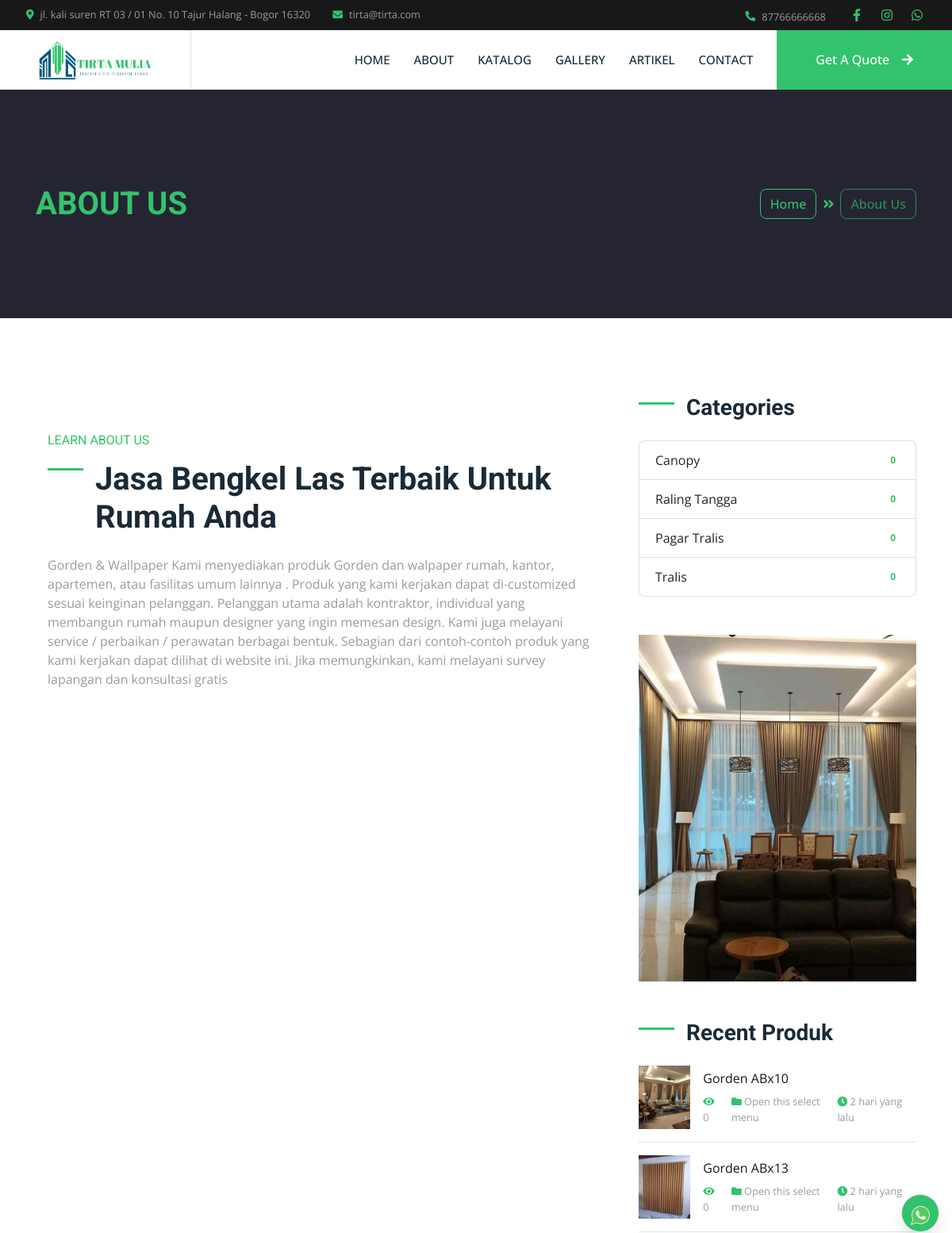
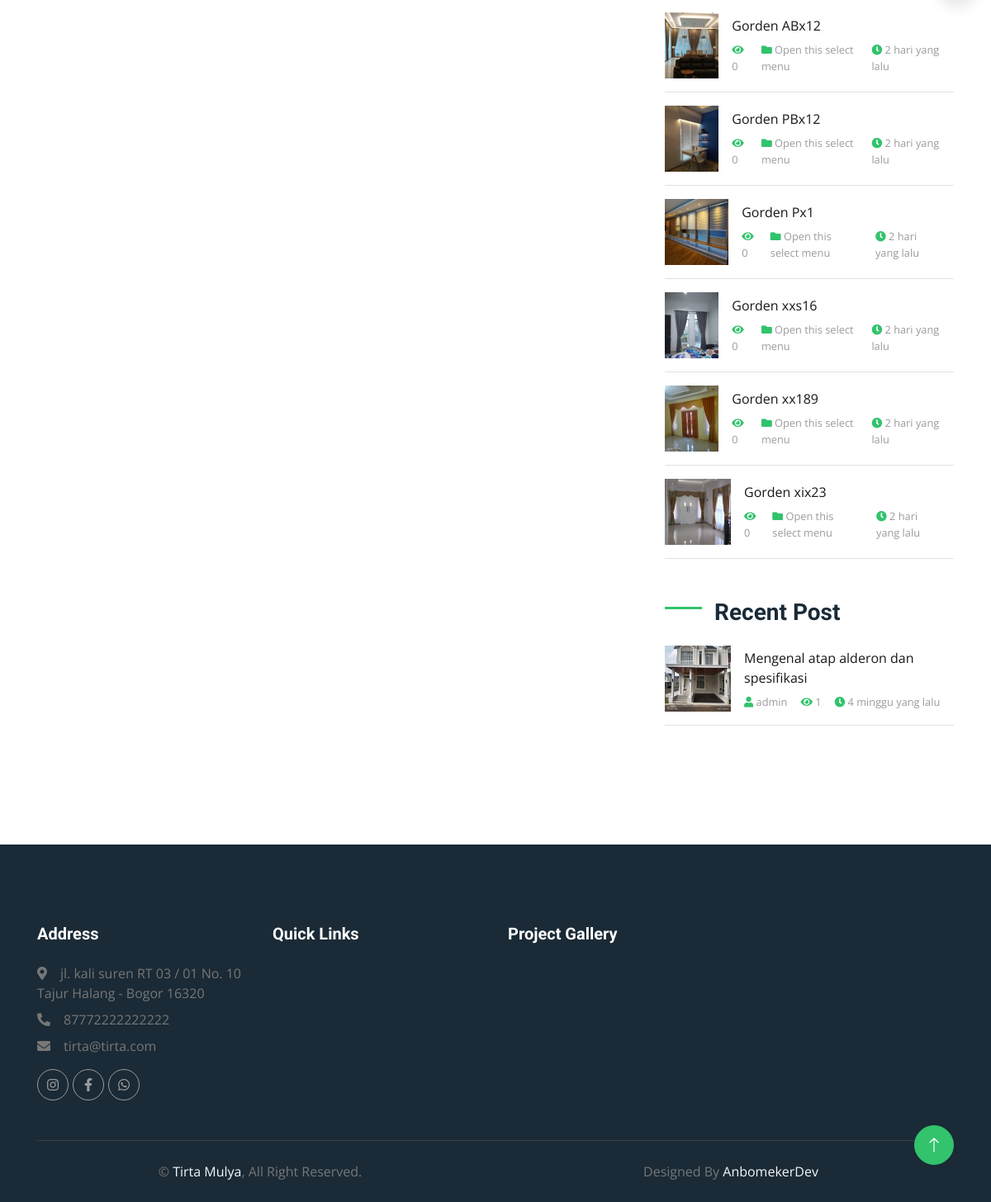
The app's page /index.php/about with its own data (2 pictures, top to bottom).
### tables this page shows
CREATE TABLE `set_profil`  (
  `profil_id` int(11) NOT NULL AUTO_INCREMENT,
  `nama` varchar(50) NULL DEFAULT NULL,
  `alamat` varchar(100) NULL DEFAULT NULL,
  `deskripsi` text NULL,
  `logo` text NULL,
  `foto` text NULL,
  `kontak_id` int(11) NULL DEFAULT NULL,
  `company_name` varchar(50) NULL DEFAULT NULL,
  `web_url` text NULL,
  PRIMARY KEY (`profil_id`) USING BTREE
);

CREATE TABLE `ref_produk`  (
  `produk_id` int(11) NOT NULL AUTO_INCREMENT,
  `nama_produk` varchar(100) NOT NULL,
  `kategori` varchar(30) NOT NULL,
  `deskripsi` text NOT NULL,
  `foto` varchar(100) NOT NULL,
  `date_post` datetime NOT NULL,
  `slug` varchar(100) NULL DEFAULT NULL,
  `harga` varchar(20) NULL DEFAULT NULL,
  `best` int(11) NULL DEFAULT NULL,
  PRIMARY KEY (`produk_id`) USING BTREE
);

CREATE TABLE `artikel`  (
  `artikel_id` int(11) NOT NULL AUTO_INCREMENT,
  `judul_artikel` varchar(100) NULL DEFAULT NULL,
  `konten` longtext NULL,
  `slug` text NULL,
  `foto` text NULL,
  `link` text NULL,
  `date_post` datetime NULL DEFAULT NULL,
  `is_active` int(11) NULL DEFAULT NULL,
  `penerbit` varchar(50) NULL DEFAULT NULL,
  `visit` int(11) NULL DEFAULT NULL,
  `ip` varchar(100) NULL DEFAULT NULL,
  PRIMARY KEY (`artikel_id`) USING BTREE
);

### application/controllers/About.php (called while the page is built, shortened)
<?php
class About extends CI_Controller
{
    public function __construct()
    {
        $this->load->model('M_about', 'about');
        $this->load->model('admin/Profil_m', 'profil');
        $this->load->library('session');
    }
    public function index()
    {
        $data = [
            'judul' => $this->profil->get_profile('nama'),
            'perusahaan' => $this->profil->get_profile('nama'),
            'logo' => $this->profil->get_profile('logo'),
            'alamat' => $this->profil->get_profile('alamat'),
            'whatsap' => $this->profil->get_kontak('whatsap'),
            'facebook' => $this->profil->get_kontak('facebook'),
            'instagram' => $this->profil->get_kontak('instagram'),
            'email' => $this->profil->get_kontak('email'),
            'telpon' => $this->profil->get_kontak('telpon'),
            'foto' => $this->profil->get_profile('foto'),
            'deskripsi' => $this->profil->get_profile('deskripsi'),
            'B_produk' => $this->profil->get_B_produk()->result(),
            'produklimit' => $this->profil->produklimit()->result(),
            'artikellimit' => $this->profil->art()->result(),
        ];
        $this->load->view('layout/header', $data);
        $this->load->view('layout/navbar', $data);
        $this->load->view('pages/about_v', $data);
        $this->load->view('layout/footer', $data);
    }
}

### index.php (called while the page is built, shortened)
<?php
require_once BASEPATH.'core/CodeIgniter.php';

### application/models/admin/Profil_m.php (called while the page is built, shortened)
<?php
class Profil_m extends CI_Model
{
    public function get_profile($varams)
    {
        $query = $this->db->get('set_profil')->row();
        $data = $query->$varams;
        return $data;
    }
    function get_B_produk()
    {
        $this->db->select('*');
        $this->db->from('ref_produk');
        $this->db->where('best', 1);
        $this->db->order_by('produk_id', 'DESC');
        $query = $this->db->get();
        return $query;
    }
    function produklimit()
    {
        $this->db->select('*');
        $this->db->from('ref_produk');
        $this->db->limit(8);
        $this->db->order_by('produk_id', 'DESC');
        $query = $this->db->get();
        return $query;
    }
    function art()
    {
        $this->db->select('*');
        $this->db->from('artikel');
        $this->db->limit(8);
        $this->db->order_by('artikel_id', 'DESC');
        $query = $this->db->get();
        return $query;
    }
}

### application/views/pages/right_v.php (the view)
<div class="col-lg-4 mt-5 mt-lg-0">
    <div class="mb-5">
        <h3 class="mb-4 section-title">Categories</h3>
        <ul class="list-group">
            <?php $c = 'Canopy';
            $canopy = $this->db->query("SELECT * FROM ref_produk WHERE kategori='" . $c . "'")->num_rows(); ?>
            <?php $t = 'Tangga';
            $tangga = $this->db->query("SELECT * FROM ref_produk WHERE kategori='" . $t . "'")->num_rows(); ?>
            <?php $p = 'Pagar';
            $pagar = $this->db->query("SELECT * FROM ref_produk WHERE kategori='" . $p . "'")->num_rows(); ?>
            <?php $t = 'Tralis';
            $tralis = $this->db->query("SELECT * FROM ref_produk WHERE kategori='" . $t . "'")->num_rows(); ?>
            <li class="list-group-item d-flex justify-content-between align-items-center">
                Canopy
                <span class="badge badge-primary badge-pill text-primary"><?= $canopy ?></span>
            </li>
            <li class="list-group-item d-flex justify-content-between align-items-center">
                Raling Tangga
                <span class="badge badge-primary badge-pill text-primary"><?= $tangga ?></span>
            </li>
            <li class="list-group-item d-flex justify-content-between align-items-center">
                Pagar Tralis
                <span class="badge badge-primary badge-pill text-primary"><?= $pagar ?></span>
            </li>
            <li class="list-group-item d-flex justify-content-between align-items-center">
                Tralis
                <span class="badge badge-primary badge-pill text-primary"><?= $tralis ?></span>
            </li>
        </ul>
    </div>
    <div class="mb-5">
        <img src="<?= base_url() ?>assets/upload/poto/<?= $foto ?>" alt="" class="img-fluid">
    </div>
    <div class="mb-5">
        <h3 class="mb-4 section-title">Recent Produk</h3>
        <?php foreach ($produklimit as $produk) : ?>
            <?php $id = $produk->produk_id;
            $visitproduk  = $this->db->query("SELECT * FROM section_visit WHERE produk_id='" . $id . "'")->num_rows(); ?>
            <div class="d-flex align-items-center border-bottom mb-3 pb-3">
                <img class="img-fluid" src="<?= base_url() ?>assets/upload/gallery/<?= $produk->foto ?>" style="width: 80px; height: 80px;" alt="">
                <div class="d-flex flex-column pl-3">
                    <a class="text-dark mb-2" href="<?= base_url() ?>katalog/detailproduk/<?= $produk->slug ?>/<?= $produk->produk_id ?>"><?= $produk->nama_produk ?></a>
                    <div class="d-flex">
                        <small class="mr-3"><i class="fa fa-eye text-primary"></i> <?= $visitproduk ?></small>
                        <small class="mr-3"><i class="fa fa-folder text-primary"></i> <?= $produk->kategori ?></small>
                        <small class="mr-3"><i class="fa fa-clock text-primary"></i> <?= waktu_lalu($produk->date_post) ?></small>
                    </div>
                </div>
            </div>
        <?php endforeach ?>
    </div>
    <div class="mb-5">
        <h3 class="mb-4 section-title">Recent Post</h3>
        <?php foreach ($artikellimit as $art) : ?>
            <?php $id = $art->artikel_id;
            $visitart  = $this->db->query("SELECT * FROM section_visit WHERE artikel_id='" . $id . "'")->num_rows(); ?>
            <div class="d-flex align-items-center border-bottom mb-3 pb-3">
                <img class="img-fluid" src="<?= base_url() ?>assets/upload/artikel/<?= $art->foto ?>" style="width: 80px; height: 80px;" alt="">
                <div class="d-flex flex-column pl-3">
                    <a class="text-dark mb-2" href="<?= base_url() ?>artikel/single/<?= $art->slug ?>/<?= $art->artikel_id ?>"><?= $art->judul_artikel ?></a>
                    <div class="d-flex">
                        <small class="mr-3"><i class="fa fa-user text-primary"></i> <?= $art->penerbit ?></small>
                        <small class="mr-3"><i class="fa fa-eye text-primary"></i> <?= $visitart ?></small>
                        <small class="mr-3"><i class="fa fa-clock text-primary"></i> <?= waktu_lalu($art->date_post) ?></small>
                    </div>
                </div>
            </div>
        <?php endforeach ?>
    </div>
</div>

### application/views/layout/navbar.php (shortened to what this page needs)
<div class="container-fluid bg-dark p-0">
    <div class="navsos sticky-top">
        <div class="row gx-0 d-none d-lg-flex">
            <div class="col-lg-7 px-5 text-start">
                <div class="h-100 d-inline-flex align-items-center me-4">
                    <small class="fa fa-map-marker-alt text-primary me-2"></small>
                    <small><?= $alamat ?></small>
                </div>
                <div class="h-100 d-inline-flex align-items-center">
                    <small class="fa fa-envelope text-primary me-2"></small>
                    <small><?= $email ?></small>
                </div>
            </div>
            <div class="col-lg-5 px-5 text-end">
                <div class="h-100 d-inline-flex align-items-center me-4">
                    <small class="fa fa-phone-alt text-primary me-2"></small>
                    <small><?= $whatsap ?></small>
                </div>
                <div class="h-100 d-inline-flex align-items-center mx-n2">
                    <a class="btn btn-square btn-link rounded-0 border-0 border-end border-secondary" href="<?= $facebook ?>"><i class="fab fa-facebook-f"></i></a>
                    <a class="btn btn-square btn-link rounded-0 border-0 border-end border-secondary" href="<?= $instagram ?>"><i class="fab fa-instagram"></i></a>
                    <a class="btn btn-square btn-link rounded-0 border-0 border-end border-secondary" href="<?= $whatsap ?>"><i class="fab fa-whatsapp"></i></a>
                </div>
            </div>
        </div>
    </div>
</div>
<nav class="navbar navbar-expand-lg bg-white navbar-light sticky-top p-0">
    <a href="index.html" class="navbar-brand d-flex align-items-center border-end px-4 px-lg-5">
        <img src="<?= base_url() ?>assets/upload/logo/<?= $logo ?>" alt="" height="50">
    </a>
    <div class="collapse navbar-collapse" id="navbarCollapse">
        <div class="navbar-nav ms-auto p-4 p-lg-0">
            <a href="<?= base_url() ?>" class="nav-item nav-link ">Home</a>
            <a href="<?= base_url('about') ?>" class="nav-item nav-link">About</a>
            <a href="<?= base_url('katalog') ?>" class="nav-item nav-link">Katalog</a>
            <a href="<?= base_url('gallery') ?>" class="nav-item nav-link">Gallery</a>
            <a href="<?= base_url('artikel') ?>" class="nav-item nav-link">Artikel</a>
            <a href="<?= base_url('contact') ?>" class="nav-item nav-link">Contact</a>
        </div>
        <a href="<?= base_url('login') ?>" class="btn btn-primary rounded-0 py-4 px-lg-5 d-none d-lg-block">Get A Quote<i class="fa fa-arrow-right ms-3"></i></a>
    </div>
</nav>

### application/views/pages/about_v.php
<?php
function waktu_lalu($timestamp)
{
    $selisih = time() - strtotime($timestamp);
    $detik = $selisih;
    $menit = round($selisih / 60);
    $jam = round($selisih / 3600);
    $hari = round($selisih / 86400);
    $minggu = round($selisih / 604800);
    $bulan = round($selisih / 2419200);
    $tahun = round($selisih / 29030400);
    if ($detik <= 60) {
        $waktu = $detik . ' detik yang lalu';
    } else if ($menit <= 60) {
        $waktu = $menit . ' menit yang lalu';
    } else if ($jam <= 24) {
        $waktu = $jam . ' jam yang lalu';
    } else if ($hari <= 7) {
        $waktu = $hari . ' hari yang lalu';
    } else if ($minggu <= 4) {
        $waktu = $minggu . ' minggu yang lalu';
    } else if ($bulan <= 12) {
        $waktu = $bulan . ' bulan yang lalu';
    } else {
        $waktu = $tahun . ' tahun yang lalu';
    }
    return $waktu;
}
?>
<div class="container-fluid bg-secondary py-5">
    <div class="container py-5">
        <div class="row align-items-center py-4">
            <div class="col-md-6 text-center text-md-left">
                <h1 class="mb-4 mb-md-0 text-primary text-uppercase">About Us</h1>
            </div>
            <div class="col-md-6 text-center text-md-right">
                <div class="d-inline-flex align-items-center">
                    <a class="btn btn-outline-primary" href="">Home</a>
                    <i class="fas fa-angle-double-right text-primary mx-2"></i>
                    <a class="btn btn-outline-primary disabled" href="">About Us</a>
                </div>
            </div>
        </div>
    </div>
</div>
<div class="container py-5">
    <div class="row pt-5">
        <div class="col-lg-8">
            <div class="col-lg-12 m-0 my-lg-12 pt-5 pb-8 pb-lg-4 pl-lg-8">
                <h6 class="text-primary font-weight-normal text-uppercase mb-3">Learn About Us</h6>
                <h1 class="mb-4 section-title">Jasa Bengkel Las Terbaik Untuk Rumah Anda</h1>
                <p><?= $deskripsi ?></p>
            </div>
        </div>
        <?php $this->load->view('pages/right_v') ?>
    </div>
</div>

### application/views/layout/footer.php (shortened to what this page needs)
<div class="container-fluid  text-body footer mt-5 pt-5 wow fadeIn" data-wow-delay="0.1s" style="background-color:#1a2a36 ;">
    <div class="container py-5">
        <div class="row g-5">
            <div class="col-lg-3 col-md-6">
                <h5 class="text-white mb-4">Address</h5>
                <p class="mb-2">
                    <i class="fa fa-map-marker-alt me-3"></i><?= $alamat ?>
                </p>
                <p class="mb-2">
                    <i class="fa fa-phone-alt me-3"></i><?= $telpon ?>
                </p>
                <p class="mb-2">
                    <i class="fa fa-envelope me-3"></i><?= $email ?>
                </p>
                <div class="d-flex pt-2">
                    <a class="btn btn-square btn-outline-light btn-social" href="<?= $instagram ?>"><i class="fab fa-instagram"></i></a>
                    <a class="btn btn-square btn-outline-light btn-social" href="<?= $facebook ?>"><i class="fab fa-facebook-f"></i></a>
                    <a class="btn btn-square btn-outline-light btn-social" href="<?= $whatsap ?>"><i class="fab fa-whatsapp"></i></a>
                </div>
            </div>
            <div class="col-lg-3 col-md-6">
                <h5 class="text-white mb-4">Quick Links</h5>
            </div>
            <div class="col-lg-3 col-md-6">
                <h5 class="text-white mb-4">Project Gallery</h5>
            </div>
        </div>
    </div>
    <div class="container">
        <div class="copyright">
            <div class="row">
                <div class="col-md-6 text-center text-md-start mb-3 mb-md-0">
                    &copy; <a href="#"><?= $perusahaan ?></a>, All Right Reserved.
                </div>
                <div class="col-md-6 text-center text-md-end">
                    Designed By <a href="https://www.anamsaepul.site">AnbomekerDev</a>
                </div>
            </div>
        </div>
    </div>
</div>
<a href="#" class="btn btn-lg btn-primary btn-lg-square rounded-circle back-to-top"><i class="bi bi-arrow-up"></i></a>
</body>
</html>

### records on screen
set_profil: alamat "jl. kali suren RT 03 / 01 No. 10 Tajur Halang - Bogor 16320", logo (picture), deskripsi "Gorden & Wallpaper Kami menyediakan produk Gorden dan walpaper rumah, kantor, apartemen, atau fasilitas umum lainnya . Produk yang kami kerjakan dapat di-customized sesuai keinginan pelanggan. Pelanggan utama adalah kontraktor, individual yang membangun rumah maupun designer yang ingin memesan design. Kami juga melayani service / perbaikan / perawatan berbagai bentuk. Sebagian dari contoh-contoh produk yang kami kerjakan dapat dilihat di website ini. Jika memungkinkan, kami melayani survey lapangan dan konsultasi gratis", foto (picture), nama "Tirta Mulya"
ref_produk: foto (picture), nama_produk "Gorden ABx10", visitproduk "0", kategori "Open this select menu", date_post "2 hari yang lalu"
ref_produk: foto (picture), nama_produk "Gorden ABx13", visitproduk "0", kategori "Open this select menu", date_post "2 hari yang lalu"
ref_produk: foto (picture), nama_produk "Gorden ABx12", visitproduk "0", kategori "Open this select menu", date_post "2 hari yang lalu"
ref_produk: foto (picture), nama_produk "Gorden PBx12", visitproduk "0", kategori "Open this select menu", date_post "2 hari yang lalu"
ref_produk: foto (picture), nama_produk "Gorden Px1", visitproduk "0", kategori "Open this select menu", date_post "2 hari yang lalu"
ref_produk: foto (picture), nama_produk "Gorden xxs16", visitproduk "0", kategori "Open this select menu", date_post "2 hari yang lalu"
ref_produk: foto (picture), nama_produk "Gorden xx189", visitproduk "0", kategori "Open this select menu", date_post "2 hari yang lalu"
ref_produk: foto (picture), nama_produk "Gorden xix23", visitproduk "0", kategori "Open this select menu", date_post "2 hari yang lalu"
artikel: foto (picture), judul_artikel "Mengenal atap alderon dan spesifikasi", penerbit "admin", visitart "1", date_post "4 minggu yang lalu"

### other values on screen
$email "tirta@tirta.com"
$whatsap "87766666668"
$canopy "0"
$tangga "0"
$pagar "0"
$tralis "0"
$telpon "87772222222222"
